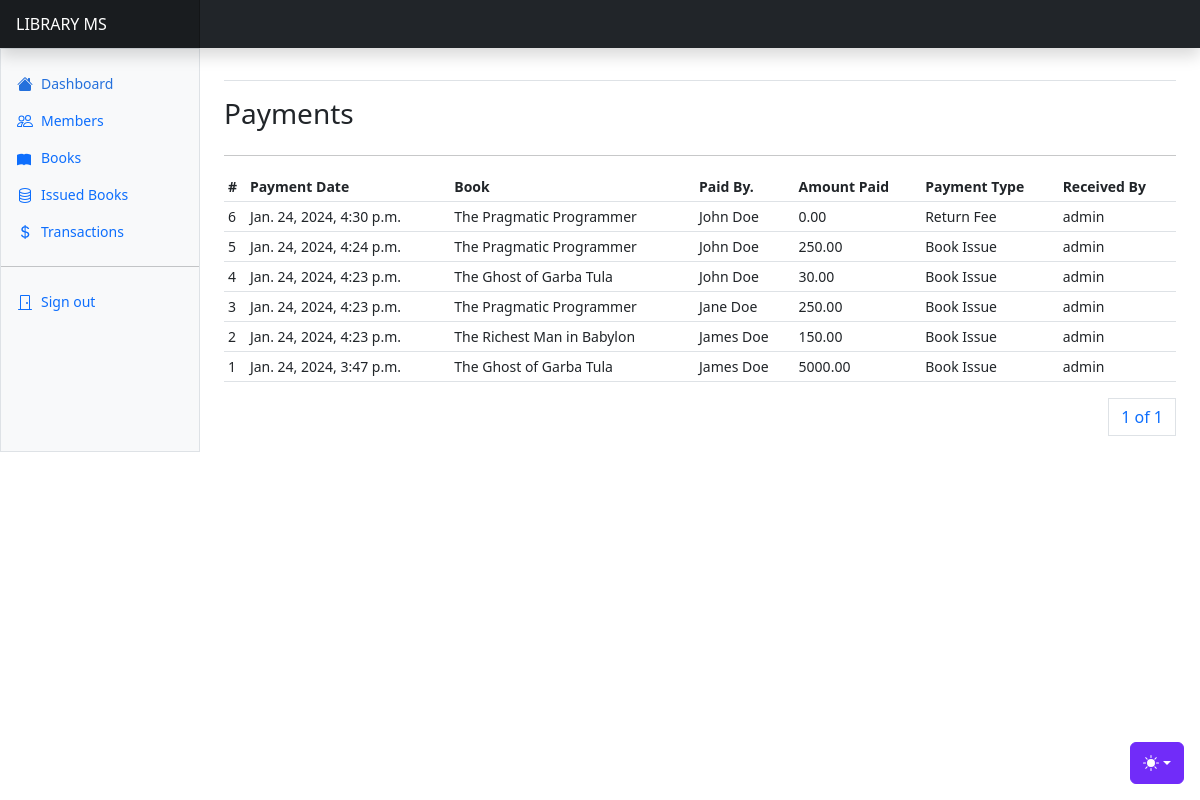
The page /payments/ on the database its author committed.
### apps/payments/models.py (models this page shows, shortened)
class Transaction(AbstractBaseModel):
    paid_by = models.ForeignKey("users.Member", on_delete=models.SET_NULL, null=True)
    book = models.ForeignKey("library.Book", on_delete=models.SET_NULL, null=True)
    amount_paid = models.DecimalField(max_digits=100, decimal_places=2)
    payment_type = models.CharField(max_length=255, choices=PAYMENT_TYPES)
    received_by = models.ForeignKey("users.User", on_delete=models.PROTECT)

### apps/library/models.py (models this page shows, shortened)
class Book(AbstractBaseModel):
    title = models.CharField(max_length=255)
    author = models.CharField(max_length=255)
    year_published = models.CharField(max_length=255)
    genre = models.CharField(max_length=255, choices=BOOK_GENRES)
    price = models.DecimalField(max_digits=100, decimal_places=2)
    rental_fee = models.DecimalField(max_digits=20, decimal_places=2)
    quantity = models.IntegerField(default=0)
    rented_out = models.IntegerField(default=0)
    available = models.BooleanField(default=True)
    def __str__(self):
        return self.title

### apps/users/models.py (models this page shows, shortened)
class Member(AbstractBaseModel):
    name = models.CharField(max_length=255)
    email = models.EmailField(unique=True)
    phone_number = models.CharField(max_length=255)
    id_number = models.CharField(max_length=255)
    gender = models.CharField(max_length=255, choices=GENDER_CHOICES)
    address = models.CharField(max_length=255, null=True)
    city = models.CharField(max_length=255, null=True)
    county = models.CharField(max_length=255, null=True)
    country = models.CharField(max_length=255, null=True)
    outstanding_debt = models.DecimalField(max_digits=20, decimal_places=2, default=0)
    def __str__(self):
        return self.name

class User(AbstractUser, AbstractBaseModel):
    role = models.CharField(choices=ROLE_CHOICES, max_length=255, default="Librarian")
    gender = models.CharField(max_length=255, choices=GENDER_CHOICES)
    phone_number = models.CharField(max_length=255)
    id_number = models.CharField(max_length=255)
    address = models.CharField(max_length=255, null=True)
    city = models.CharField(max_length=255, null=True)
    country = models.CharField(max_length=255, null=True)
    def __str__(self):
        return self.username

### apps/payments/views.py (the view)
# urls.py: path("payments/", include("apps.payments.urls")),
def payments(request):
    transactions = Transaction.objects.all().order_by("-created")
    paginator = Paginator(transactions, 13)
    page_number = request.GET.get("page")
    page_obj = paginator.get_page(page_number)
    context = {
        "page_obj": page_obj
    }
    return render(request, "payments/payments.html", context)

### templates/payments/payments.html (shortened to what this page needs)
{% extends "base.html" %}
{% block content %}
<div class="row">
    <div class="col">
        <h3>Payments</h3>
    </div>
</div>
<hr/>
      <div class="table-responsive small">
        <table class="table table-sm">
          <thead>
            <tr>
              <th scope="col">#</th>
              <th scope="col">Payment Date</th>
              <th scope="col">Book</th>
              <th scope="col">Paid By.</th>
              <th scope="col">Amount Paid</th>
              <th scope="col">Payment Type</th>
              <th scope="col">Received By</th>
            </tr>
          </thead>
          <tbody>
            {% for payment in page_obj %}
            <tr>
              <td>{{payment.id}}</td>
              <td>{{payment.created}}</td>
              <td>{{payment.book}}</td>
              <td>{{payment.paid_by}}</td>
              <td>{{payment.amount_paid}}</td>
              <td>{{payment.payment_type}}</td>
              <td>{{payment.received_by}}</td>
            </tr>
            {% endfor %}
          </tbody>
        </table>
        <div>
          <nav aria-label="Page navigation example">
            <ul class="pagination justify-content-end">
              <a class="page-link" href="#">{{ page_obj.number }} of {{ page_obj.paginator.num_pages }}</a>
            </ul>
          </nav>
        </div>
      </div>
{% endblock content %}

### rows shown on the page
Transaction: id "6", created "Jan. 24, 2024, 4:30 p.m.", book "The Pragmatic Programmer", paid_by "John Doe", amount_paid "0.00", payment_type "Return Fee", received_by "admin"
Transaction: id "5", created "Jan. 24, 2024, 4:24 p.m.", book "The Pragmatic Programmer", paid_by "John Doe", amount_paid "250.00", payment_type "Book Issue", received_by "admin"
Transaction: id "4", created "Jan. 24, 2024, 4:23 p.m.", book "The Ghost of Garba Tula", paid_by "John Doe", amount_paid "30.00", payment_type "Book Issue", received_by "admin"
Transaction: id "3", created "Jan. 24, 2024, 4:23 p.m.", book "The Pragmatic Programmer", paid_by "Jane Doe", amount_paid "250.00", payment_type "Book Issue", received_by "admin"
Transaction: id "2", created "Jan. 24, 2024, 4:23 p.m.", book "The Richest Man in Babylon", paid_by "James Doe", amount_paid "150.00", payment_type "Book Issue", received_by "admin"
Transaction: id "1", created "Jan. 24, 2024, 3:47 p.m.", book "The Ghost of Garba Tula", paid_by "James Doe", amount_paid "5000.00", payment_type "Book Issue", received_by "admin"

### other values the page prints
{{ page_obj.number }} "1"
{{ page_obj.paginator.num_pages }} "1"
